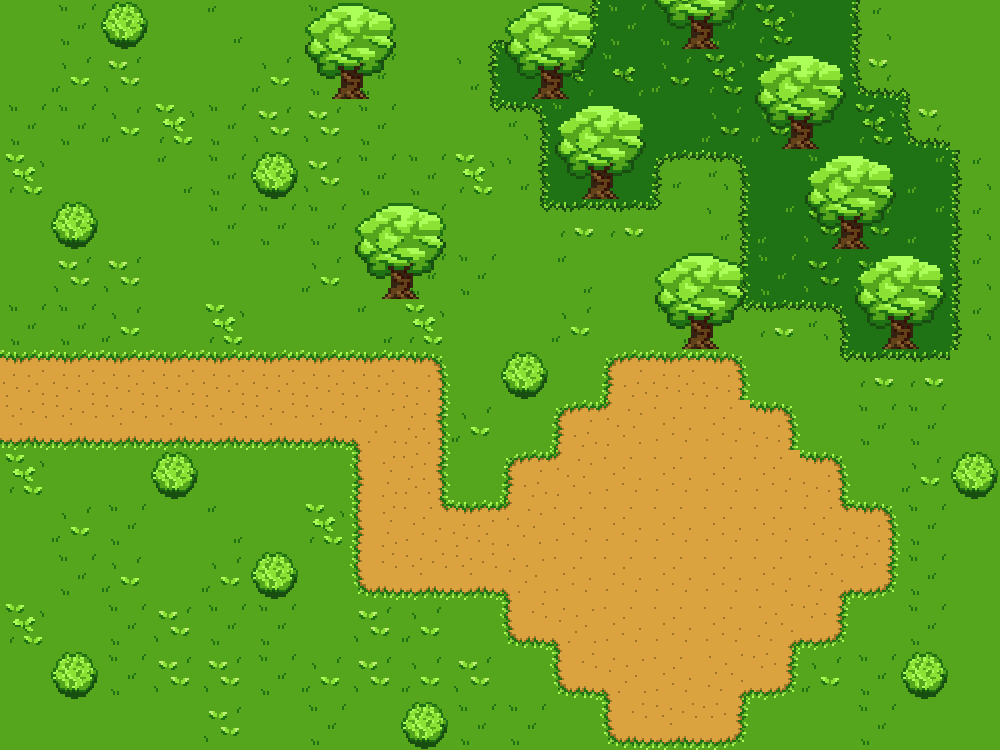

This is a level from a 2D game, rendered from its Tiled map with the project's own tilesets. A one-line summary and the map file follow, with tile-layer data summarised:
An orthogonal 20x15 tile map with 50x50 px tiles, 3 tile layers (Background, Path, Obstacles) and 3 objects (changer, chest, overlap).

<map version="1.10" tiledversion="1.10.1" orientation="orthogonal" renderorder="right-down" width="20" height="15" tilewidth="50" tileheight="50" infinite="0" nextlayerid="8" nextobjectid="5">
 <tileset firstgid="1" source="pixil_tileset_1.tsx" />
 <group id="4" name="Back">
  <layer id="1" name="Background" width="20" height="15">
   <data>[300 cells, 228 non-empty, 25 distinct tile ids]</data>
  </layer>
  <layer id="2" name="Path" width="20" height="15">
   <data>[300 cells, 72 non-empty, 13 distinct tile ids]</data>
  </layer>
 </group>
 <group id="6" name="Doors">
  <objectgroup id="7" name="West">
   <object id="4" name="changer" x="0" y="350" width="1" height="100">
    <properties>
     <property name="nextScene" value="World1_4" />
    </properties>
   </object>
  </objectgroup>
 </group>
 <layer id="3" name="Obstacles" width="20" height="15">
  <data>[300 cells, 44 non-empty, 5 distinct tile ids]</data>
 </layer>
 <objectgroup id="5" name="Chest">
  <object id="1" name="chest" x="650" y="500" width="100" height="50">
   <properties>
    <property name="drop" value="potion" />
   </properties>
  </object>
  <object id="3" name="overlap" x="649" y="499" width="102" height="52" />
 </objectgroup>
</map>
